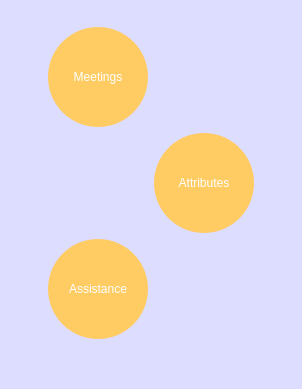
<?xml version="1.0" encoding="UTF-8"?>
<ui version="4.0">
 <class>MainWindow</class>
 <widget class="QMainWindow" name="MainWindow">
  <property name="geometry">
   <rect>
    <x>0</x>
    <y>0</y>
    <width>280</width>
    <height>389</height>
   </rect>
  </property>
  <property name="windowTitle">
   <string>MainWindow</string>
  </property>
  <property name="styleSheet">
   <string notr="true">background-color: rgb(220, 221, 255);
border-top-color: rgb(255, 255, 255);
margin-left: 30px;
margin-right: 30px;</string>
  </property>
  <widget class="QWidget" name="centralwidget">
   <layout class="QGridLayout" name="gridLayout">
    <item row="0" column="0" alignment="Qt::AlignHCenter|Qt::AlignVCenter">
     <widget class="QWidget" name="" native="true">
      <layout class="QVBoxLayout" name="verticalLayout">
       <item>
        <layout class="QHBoxLayout" name="horizontalLayout_2">
         <item>
          <widget class="QPushButton" name="RoundButton">
           <property name="styleSheet">
            <string notr="true">QPushButton{
background-color:  rgb(255, 203, 99);
aspect-ratio: 1 / 1;
 color: white;
 border-width: 0px;
 border-radius:50px;
 min-width:100px;
 min-height:100px;
}
QPushButton:Hover{
background-color: rgb(255, 220, 99);
}</string>
           </property>
           <property name="text">
            <string>Meetings</string>
           </property>
          </widget>
         </item>
         <item>
          <widget class="QWidget" name="widget" native="true">
           <property name="minimumSize">
            <size>
             <width>100</width>
             <height>100</height>
            </size>
           </property>
          </widget>
         </item>
        </layout>
       </item>
       <item>
        <layout class="QHBoxLayout" name="horizontalLayout">
         <item>
          <widget class="QWidget" name="widget_2" native="true">
           <property name="minimumSize">
            <size>
             <width>100</width>
             <height>100</height>
            </size>
           </property>
          </widget>
         </item>
         <item>
          <widget class="QPushButton" name="pushButton_2">
           <property name="styleSheet">
            <string notr="true">QPushButton{
background-color:  rgb(255, 203, 99);
aspect-ratio: 1 / 1;
 color: white;
 border-width: 0px;
 border-radius:50px;
 min-width:100px;
 min-height:100px;
}
QPushButton:Hover{
background-color: rgb(255, 220, 99);
}</string>
           </property>
           <property name="text">
            <string>Attributes</string>
           </property>
          </widget>
         </item>
        </layout>
       </item>
       <item>
        <layout class="QHBoxLayout" name="horizontalLayout_3">
         <item>
          <widget class="QPushButton" name="pushButton_3">
           <property name="styleSheet">
            <string notr="true">QPushButton{
background-color:  rgb(255, 203, 99);
aspect-ratio: 1 / 1;
 color: white;
 border-width: 0px;
 border-radius:50px;
 min-width:100px;
 min-height:100px;
}
QPushButton:Hover{
background-color: rgb(255, 220, 99);
}</string>
           </property>
           <property name="text">
            <string>Assistance</string>
           </property>
          </widget>
         </item>
         <item>
          <widget class="QWidget" name="widget_3" native="true">
           <property name="minimumSize">
            <size>
             <width>100</width>
             <height>100</height>
            </size>
           </property>
          </widget>
         </item>
        </layout>
       </item>
      </layout>
     </widget>
    </item>
   </layout>
  </widget>
  <widget class="QStatusBar" name="statusbar"/>
 </widget>
 <resources/>
 <connections/>
</ui>
